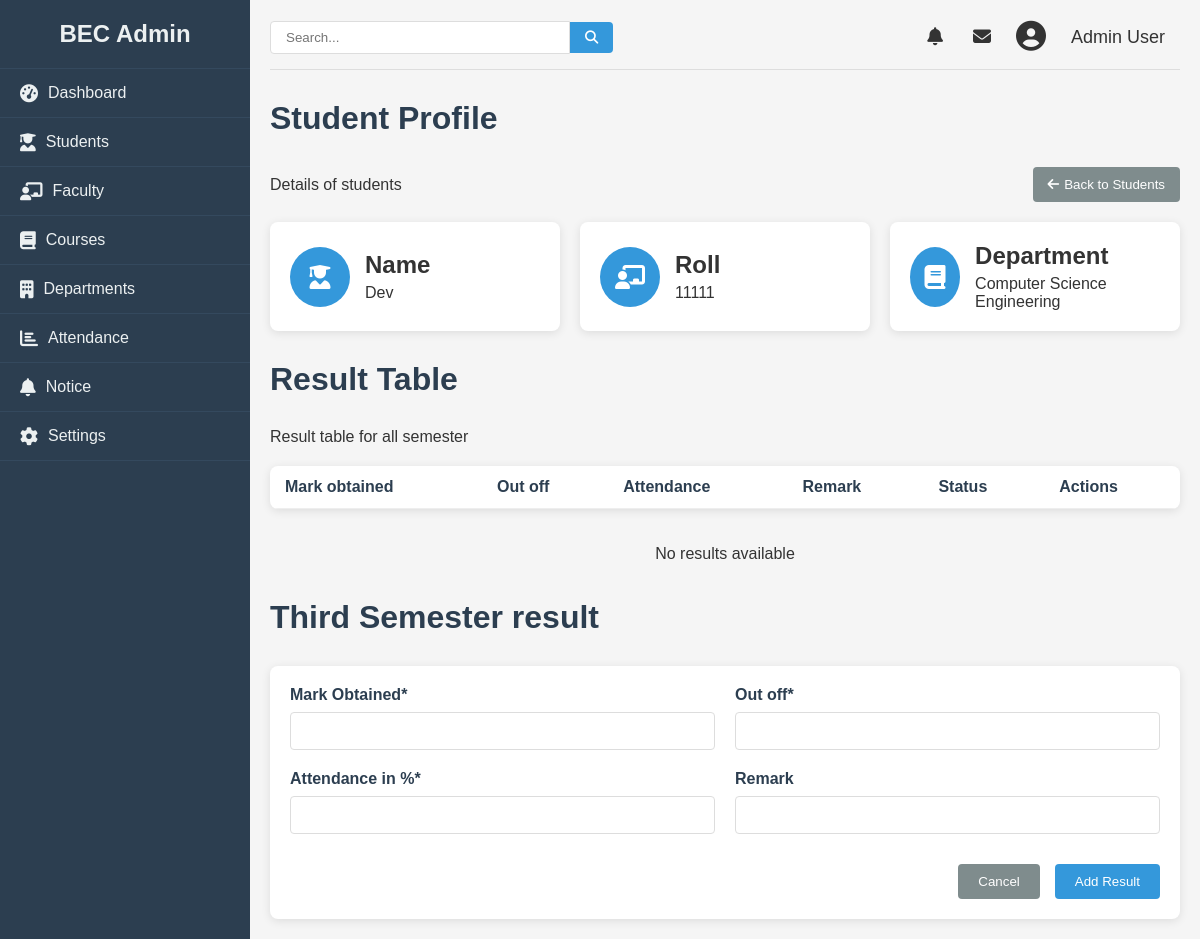
The app's page /admin/addresult/1 with its own data.
### college/model.py (models this page shows, shortened)
class Student(db.Model):
    id = db.Column(db.Integer, primary_key=True)
    name = db.Column(db.String(100), nullable=False)
    roll = db.Column(db.Integer, nullable=False)
    email = db.Column(db.String(100), unique=True, nullable=False)
    phone = db.Column(db.Integer, nullable=False)
    semester = db.Column(db.Integer, db.ForeignKey('semester.id'), nullable=False)
    dob = db.Column(db.Date, nullable=False)
    gender = db.Column(db.String, nullable=False)
    department = db.Column(db.String, nullable=False)
    address = db.Column(db.String, nullable=False)

class Semester(db.Model):
    id = db.Column(db.Integer, primary_key=True)
    name = db.Column(db.String(100), nullable=False)
    students = db.relationship('Student', backref='semester_', lazy=True)

### college/admin/addroute.py (the view, shortened to what this page needs)
@app.route("/admin/addresult/<id>", methods = ["GET", "POST"])
def addresult(id):
    student = Student.query.get(id)
    return render_template("addresult.html", student=student)

### college/admin/templates/addresult.html (shortened to what this page needs)
{% from "macro/cmsnav.html" import cmsnav%}
{%extends "admbase.html"%}
{%block head%}
<link rel="stylesheet" href="{{url_for('static', filename='css/styles.css')}}">
<link rel="stylesheet" href="https://cdnjs.cloudflare.com/ajax/libs/font-awesome/6.4.0/css/all.min.css">
{%endblock%}
{%block content%}
<div class="container" w-tid="21">
    {{cmsnav()}}
    <main class="main-content" w-tid="111">
        <header class="top-header" w-tid="113">
            <div class="search-box" w-tid="115">
                <input type="text" placeholder="Search..." w-tid="117" />
                <button w-tid="119"><i class="fas fa-search" w-tid="121"></i></button>
            </div>
            <div class="user-profile" w-tid="123">
                <span class="notification" w-tid="125"><i class="fas fa-bell" w-tid="127"></i></span>
                <span class="message" w-tid="129"><i class="fas fa-envelope" w-tid="131"></i></span>
                <div class="profile-img" w-tid="133">
                    <i class="fas fa-user-circle" w-tid="135"></i>
                </div>
                <span class="username" w-tid="137">Admin User</span>
            </div>
        </header>
        <div id="dashboard-page" class="content-section" w-tid="139">
            <div class="dashboard" w-tid="141">
                <h1 w-tid="143">Student Profile</h1>
                <div class="students-header" w-tid="359">
                    <p w-tid="361">Details of students </p>
                    <a style="text-decoration: none; color:white" href="/admin/student">
                        <button id="cancel-add-student" class="back-button" w-tid="1515">
                            <i class="fas fa-arrow-left" w-tid="1517"></i> Back to Students
                        </button>
                    </a>
                </div>
                <div class="stats-cards" w-tid="145">
                    <div class="stat-card" w-tid="147">
                        <div class="stat-icon" w-tid="149"><i class="fas fa-user-graduate" w-tid="151"></i></div>
                        <div class="stat-details" w-tid="153">
                            <h3 w-tid="155">Name</h3>
                            <p w-tid="157">{{student.name |title}}</p>
                        </div>
                    </div>
                    <div class="stat-card" w-tid="159">
                        <div class="stat-icon" w-tid="161"><i class="fas fa-chalkboard-teacher" w-tid="163"></i></div>
                        <div class="stat-details" w-tid="165">
                            <h3 w-tid="167">Roll</h3>
                            <p w-tid="169">{{student.roll}}</p>
                        </div>
                    </div>
                    <div class="stat-card" w-tid="171">
                        <div class="stat-icon" w-tid="173"><i class="fas fa-book" w-tid="175"></i></div>
                        <div class="stat-details" w-tid="177">
                            <h3 w-tid="179">Department</h3>
                            <p w-tid="181">{{student.department }}</p>
                        </div>
                    </div>
                </div>
                <h1 w-tid="143">Result Table</h1>
                <div class="students-header" w-tid="359">
                    <p w-tid="361">Result table for all semester</p>
                </div>
                <div class="students-table" w-tid="415">
                    <table w-tid="417">
                        <thead w-tid="419">
                            <tr w-tid="421">
                                <th w-tid="425">Mark obtained</th>
                                <th w-tid="427">Out off</th>
                                <th w-tid="425">Attendance</th>
                                <th w-tid="429">Remark</th>
                                <th w-tid="433">Status</th>
                                <th w-tid="437">Actions</th>
                            </tr>
                        </thead>
                    </table>
                </div>
                <br><br>
                <p style="text-align: center;">No results available</p> <br><br>
                <h1 w-tid="357">{{student.semester_.name}} result</h1>
                <div class="student-form-container" w-tid="1519">
                    <form id="add-result-form" method="POST" action="/admin/addresult/{{ student.id }}" class="student-form"
                        w-tid="1521">
                        <div class="form-row" w-tid="1537">
                            <div class="form-group" w-tid="1539">
                                <label for="new-email" w-tid="1541">Mark Obtained*</label>
                                <input type="number" id="new-email" name="mark" required="" w-tid="1543" value="">
                            </div>
                            <div class="form-group" w-tid="1545">
                                <label for="new-phone" w-tid="1547">Out off*</label>
                                <input type="number" id="new-phone" minlength="10" maxlength="15" name="outoff"
                                    required="" w-tid="1549" value="">
                            </div>
                        </div>
                        <div class="form-row" w-tid="1537">
                            <div class="form-group" w-tid="1539">
                                <label for="new-email" w-tid="1541">Attendance in %*</label>
                                <input type="number" id="new-email" name="attendance" required="" w-tid="1543" value="">
                            </div>
                            <div class="form-group" w-tid="1545">
                                <label for="new-phone" w-tid="1547">Remark</label>
                                <input type="text" id="new-phone" minlength="10" maxlength="15" name="remark"
                                    required="" w-tid="1549" value="">
                            </div>
                        </div>
                        <div class="form-actions" w-tid="1599">
                            <a href="/admin/student"><button type="button" id="cancel-add-student" class="cancel-btn"
                                    w-tid="1601">Cancel</button></a>
                            {%if data%}
                            <button type="submit" class="save-btn" w-tid="1603">Update Student</button>
                            {%else%}
                            <button type="submit" class="save-btn" w-tid="1603">Add Result</button>
                            {%endif%}
                        </div>
                    </form>
                </div>
            </div>
        </div>
    </main>
</div>
{%endblock%}

### college/static/css/styles.css (style rules this page uses)
* { margin: 0; padding: 0; box-sizing: border-box; }
body { font-family: Arial, sans-serif; background-color: #f5f5f5; color: #333; }
a { text-decoration: none; color:inherit; }
.container { display: flex; min-height: 100vh; }
.main-content { flex: 1; padding: 20px; }
.top-header { display: flex; justify-content: space-between; align-items: center; margin-bottom: 30px; padding-bottom: 15px; border-bottom: 1px solid #ddd; }
.search-box { display: flex; align-items: center; }
.search-box input { padding: 8px 15px; border: 1px solid #ddd; border-radius: 4px 0 0 4px; width: 300px; }
.search-box button { background: #3498db; color: white; border: none; padding: 8px 15px; border-radius: 0 4px 4px 0; cursor: pointer; }
.user-profile { display: flex; align-items: center; }
.user-profile span { margin: 0 15px; font-size: 18px; cursor: pointer; }
.profile-img { font-size: 30px; margin: 0 10px; }
.dashboard h1 { margin-bottom: 30px; color: #2c3e50; }
.stats-cards { display: grid; grid-template-columns: repeat(auto-fill, minmax(240px, 1fr)); gap: 20px; margin-bottom: 30px; }
.stat-card { background: white; border-radius: 8px; padding: 20px; box-shadow: 0 2px 10px rgba(0, 0, 0, 0.1); display: flex; align-items: center; }
.stat-icon { background: #3498db; color: white; width: 60px; height: 60px; border-radius: 50%; display: flex; align-items: center; justify-content: center; font-size: 24px; margin-right: 15px; }
.stat-details h3 { font-size: 24px; margin-bottom: 5px; }
table { width: 100%; border-collapse: collapse; }
th, td { padding: 12px 15px; text-align: left; border-bottom: 1px solid #eee; }
th { font-weight: bold; color: #2c3e50; }
.content-section { display: none; }
#dashboard-page { display: block; }
.students-header { display: flex; justify-content: space-between; align-items: center; margin-bottom: 20px; }
.students-table { background: white; border-radius: 8px; box-shadow: 0 2px 10px rgba(0, 0, 0, 0.1); overflow: hidden; }
.back-button { background-color: #7f8c8d; color: white; border: none; padding: 10px 15px; border-radius: 4px; cursor: pointer; display: flex; align-items: center; }
.back-button i { margin-right: 5px; }
.student-form-container { background: white; border-radius: 8px; padding: 20px; box-shadow: 0 2px 10px rgba(0, 0, 0, 0.1); }
.student-form { display: flex; flex-direction: column; gap: 20px; }
.form-row { display: flex; gap: 20px; }
.form-group { flex: 1; display: flex; flex-direction: column; }
.form-group label { margin-bottom: 8px; font-weight: bold; color: #2c3e50; }
.form-group input, .form-group select, .form-group textarea { padding: 10px; border: 1px solid #ddd; border-radius: 4px; font-size: 14px; }
.form-actions { display: flex; justify-content: flex-end; gap: 15px; margin-top: 10px; }
.cancel-btn { background-color: #7f8c8d; color: white; border: none; padding: 10px 20px; border-radius: 4px; cursor: pointer; }
.save-btn { background-color: #3498db; color: white; border: none; padding: 10px 20px; border-radius: 4px; cursor: pointer; }

### records on screen
Student: name "Dev", roll "11111", department "Computer Science Engineering"
Semester: semester_.name "Third Semester"
